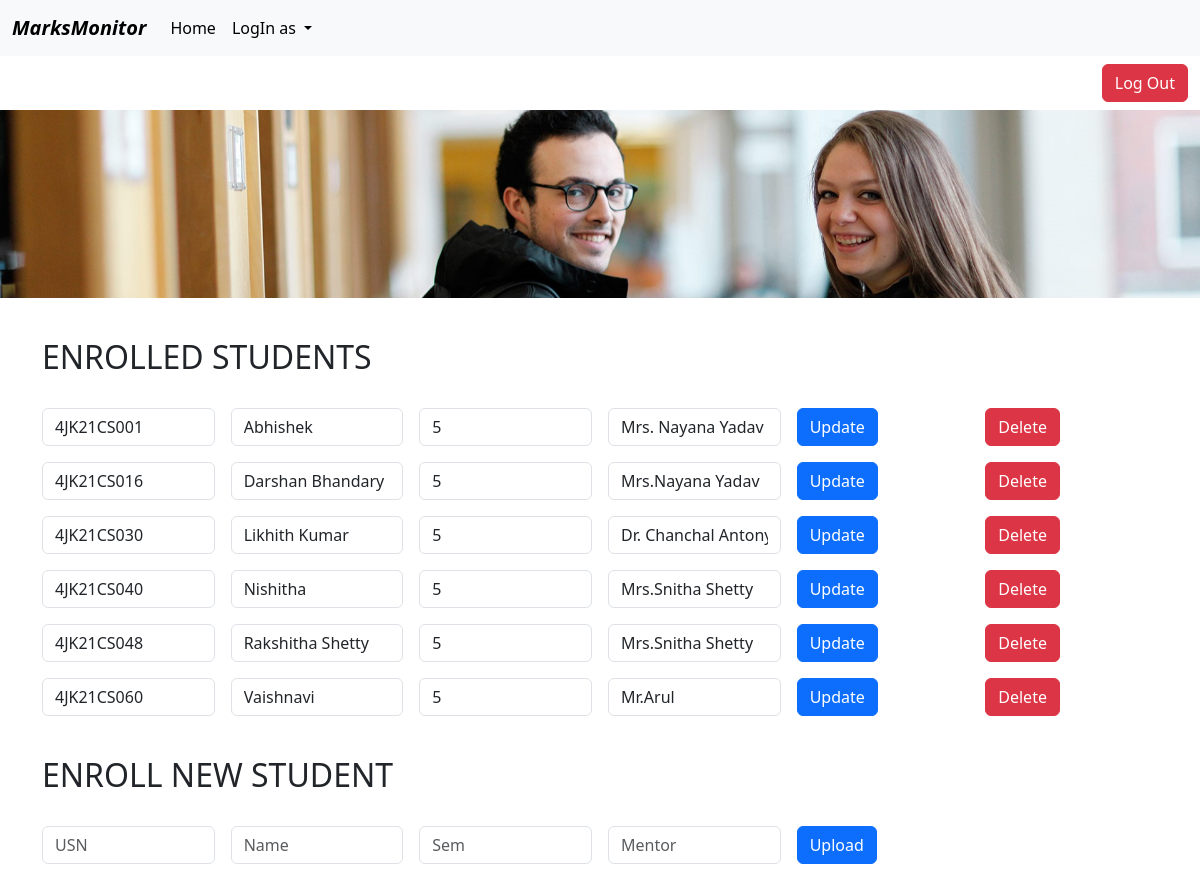
Page /bootstrap-5.3.2-dist/admin_student_details.php on the committed database.
### tables this page shows
create table student(
usn varchar(15) not null,
name varchar(20),
sem int,
mentor varchar(20),
primary key(usn)
);

### bootstrap-5.3.2-dist/admin_student_details.php (the view, shortened to what this page needs)
<?php
include('header.php');
include('navigation.php');
$result = getStudentDetails();
?>
<div class="container-fluid">
    <div class="row">
        <div class="col-md-10"></div>
        <div class="col-md-2 text-end">
            <a href="home.php"><button type="submit" class="btn btn-danger my-2">Log Out</button></a>
        </div>
    </div>
</div>
<img src="cropped.png" alt="" class="img-fluid">
<div class="container">
    <form class="row g-3 my-3" method="POST">
        <h2 class="p-2">ENROLLED STUDENTS</h2>
        <?php
        if($result && mysqli_num_rows($result) > 0){
        $i = 1;
        while ($row = mysqli_fetch_assoc($result)) {
        ?>
            <div class="col-md-2">
                <input type="text" class="form-control" id="usn<?php echo $i; ?>" value="<?php echo $row['usn']; ?>" name="usn<?php echo $i; ?>" >
            </div>
            <div class="col-md-2">
                <input type="text" class="form-control" id="name<?php echo $i; ?>" value="<?php echo $row['name']; ?>" name="name<?php echo $i; ?>">
            </div>
            <div class="col-md-2">
                <input type="number" class="form-control" id="sem<?php echo $i; ?>"value="<?php echo $row['sem']; ?>" name="sem<?php echo $i; ?>">
            </div>
            <div class="col-md-2">
                <input type="text" class="form-control" id="mentor<?php echo $i; ?>" value="<?php echo $row['mentor']; ?>" name="mentor<?php echo $i; ?>">
            </div>
            <div class="col-md-2">
                <button type="submit" class="btn btn-primary" name="update<?php echo $i; ?>">Update</button>
            </div>
            <div class="col-md-2">
                <button type="submit" class="btn btn-danger" name="delete<?php echo $i; ?>">Delete</button>
            </div>
        <?php
     $i++;
    }
} else{
         $message = "No records found.";
    }
    ?>
    </form>
</div>
<?php
        include('connection.php');
                        ?>
<div class="container fluid">
    <form method="POST" class="row g-3 my-3" action="/DBMS/bootstrap-5.3.2-dist/admin_student_details.php">
        <h2 class="p-2">ENROLL NEW STUDENT</h2>
        <div class="col-md-2">
            <input type="text" class="form-control" name="n_usn" placeholder="USN" required>
        </div>
        <div class="col-md-2">
            <input type="text" class="form-control" name="n_name" placeholder="Name" required>
        </div>
        <div class="col-md-2">
            <input type="number" class="form-control" name="n_sem"  placeholder="Sem" required>
        </div>
        <div class="col-md-2">
            <input type="text" class="form-control" name="n_mentor" placeholder="Mentor" required>
        </div>
        <div class="col-md-4">
            <button type="submit" class="btn btn-primary" name="upload">Upload</button>
        </div>
    </form>
</div>
<?php
function getStudentDetails() {
    global $conn;
    $sql = "SELECT * FROM student";
    $result = mysqli_query($conn, $sql);
    if (mysqli_num_rows($result) > 0) {
        return $result;
    } else {
        echo "No records found.";
        return false;
    }
}
include('footer.php');
?>

### rows in the picture
student: usn "4JK21CS001", name "Abhishek", mentor "Mrs. Nayana Yadav"
student: usn "4JK21CS016", name "Darshan Bhandary", mentor "Mrs.Nayana Yadav"
student: usn "4JK21CS030", name "Likhith Kumar", mentor "Dr. Chanchal Antony"
student: usn "4JK21CS040", name "Nishitha", mentor "Mrs.Snitha Shetty"
student: usn "4JK21CS048", name "Rakshitha Shetty", mentor "Mrs.Snitha Shetty"
student: usn "4JK21CS060", name "Vaishnavi", mentor "Mr.Arul"
